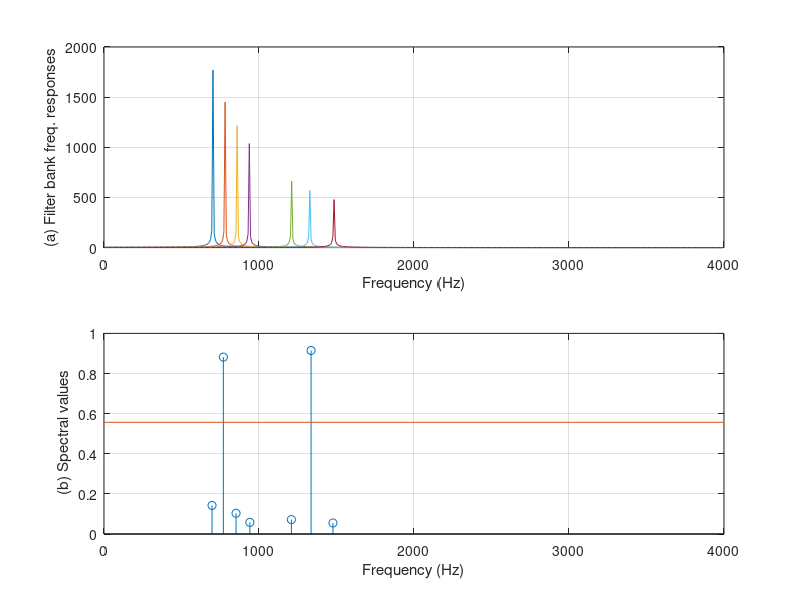

Here is the MATLAB script that generated this plot:
%MATLAB Program 8.20 for DTMF tone detection in Section 8.11.3
close all;clear all;
% DTMF tone generator
N=205;
fs=8000; t=[0:1:N-1]/fs;                            % sampling rate and time vector
x=zeros(1,length(t));x(1)=1;                     % generate imupse function
%generation of tones
y697=filter([0 sin(2*pi*697/fs)],[1 -2*cos(2*pi*697/fs) 1],x); 
y770=filter([0 sin(2*pi*770/fs)],[1 -2*cos(2*pi*770/fs) 1],x); 
y852=filter([0 sin(2*pi*852/fs)],[1 -2*cos(2*pi*852/fs) 1],x);   
y941=filter([0 sin(2*pi*941/fs)],[1 -2*cos(2*pi*941/fs) 1],x); 
y1209=filter([0 sin(2*pi*1209/fs) ],[1 -2*cos(2*pi*1209/fs) 1],x); 
y1336=filter([0 sin(2*pi*1336/fs)],[1 -2*cos(2*pi*1336/fs) 1],x); 
y1477=filter([0 sin(2*pi*1477/fs)],[1 -2*cos(2*pi*1477/fs) 1],x); 
key=input('input of the following keys: 1,2,3,4,5,6,7,8,9,*,0,# =>','s');
yDTMF=[];
if key=='1' yDTMF=y697+y1209; end
if key=='2' yDTMF=y697+y1336; end
if key=='3' yDTMF=y697+y1477; end
if key=='4' yDTMF=y770+y1209; end
if key=='5' yDTMF=y770+y1336; end
if key=='6' yDTMF=y770+y1477; end
if key=='7' yDTMF=y852+y1209; end
if key=='8' yDTMF=y852+y1336; end
if key=='9' yDTMF=y852+y1477; end
if key=='*' yDTMF=y941+y1209; end
if key=='0' yDTMF=y941+y1336; end
if key=='#' yDTMF=y941+y1477; end
if size(yDTMF)==0 disp('Invalid input key'); return; end
sound(yDTMF,8000); pause;
yDTMF=[yDTMF 0];                % DTMF signal appened with a zero
% DTMF detector (use Goertzel algorithm)
a697=[1 -2*cos(2*pi*18/N) 1];
a770=[1 -2*cos(2*pi*20/N) 1];
a852=[1 -2*cos(2*pi*22/N) 1];
a941=[1 -2*cos(2*pi*24/N) 1];
a1209=[1 -2*cos(2*pi*31/N) 1];
a1336=[1 -2*cos(2*pi*34/N) 1];
a1477=[1 -2*cos(2*pi*38/N) 1];
% filter bank frequency responses
[w1, f]=freqz(1,a697,512,fs);
[w2, f]=freqz(1,a770,512,fs);
[w3, f]=freqz(1,a852,512,fs);
[w4, f]=freqz(1,a941,512,fs);
[w5, f]=freqz(1,a1209,512,fs);
[w6, f]=freqz(1,a1336,512,fs);
[w7, f]=freqz(1,a1477,512,fs);
subplot(2,1,1);plot(f,abs(w1),f,abs(w2),f,abs(w3), ...
 f,abs(w4),f,abs(w5),f,abs(w6),f,abs(w7));grid
xlabel('Frequency (Hz)'); ylabel('(a) Filter bank freq. responses');

% filter bank bandpass filtering 
y697=filter(1,a697,yDTMF);
y770=filter(1,a770,yDTMF);
y852=filter(1,a852,yDTMF);
y941=filter(1,a941,yDTMF);
y1209=filter(1,a1209,yDTMF);
y1336=filter(1,a1336,yDTMF);
y1477=filter(1,a1477,yDTMF);
% determine the absolute magnitude of DFT coefficents
m(1)=sqrt(y697(206)^2+y697(205)^2- ...
     2*cos(2*pi*18/205)*y697(206)*y697(205));
m(2)=sqrt(y770(206)^2+y770(205)^2- ...
     2*cos(2*pi*20/205)*y770(206)*y770(205));
m(3)=sqrt(y852(206)^2+y852(205)^2- ...
     2*cos(2*pi*22/205)*y852(206)*y852(205));
m(4)=sqrt(y941(206)^2+y941(205)^2- ...
     2*cos(2*pi*24/205)*y941(206)*y941(205));
m(5)=sqrt(y1209(206)^2+y1209(205)^2- ...
     2*cos(2*pi*31/205)*y1209(206)*y1209(205));
m(6)=sqrt(y1336(206)^2+y1336(205)^2- ...
     2*cos(2*pi*34/205)*y1336(206)*y1336(205));
m(7)=sqrt(y1477(206)^2+y1477(205)^2- ...
     2*cos(2*pi*38/205)*y1477(206)*y1477(205));
% convert the magnitude of DFT coefficients to the single-side spectrum
m=2*m/205;   
% determine the threshold 
th=sum(m)/4;  
% plot DTMF spectrum with the threshold
f=[ 697 770 852 941 1209 1336 1477];
f1=[0  fs/2];
th=[ th th];
subplot(2,1,2);stem(f,m);grid;hold; plot(f1,th);
xlabel('Frequency (Hz)'); ylabel(' (b) Spectral values');
m=round(m); % round to binary pattern
if m== [ 1 0 0 0 1 0 0]  disp('Detected Key 1'); end
if m== [ 1 0 0 0 0 1 0]  disp('Detected Key 2'); end
if m== [ 1 0 0 0 0 0 1]  disp('Detected Key 3'); end
if m== [ 0 1 0 0 1 0 0]  disp('Detected Key 4'); end
if m== [ 0 1 0 0 0 1 0]  disp('Detected Key 5'); end
if m== [ 0 1 0 0 0 0 1]  disp('Detected Key 6'); end
if m== [ 0 0 1 0 1 0 0]  disp('Detected Key 7'); end
if m== [ 0 0 1 0 0 1 0]  disp('Detected Key 8'); end
if m== [ 0 0 1 0 0 0 1]  disp('Detected Key 9'); end
if m== [ 0 0 0 1 1 0 0]  disp('Detected Key *'); end
if m== [ 0 0 0 1 0 1 0]  disp('Detected Key 0'); end
if m== [ 0 0 0 1 0 0 1]  disp('Detected Key #'); end